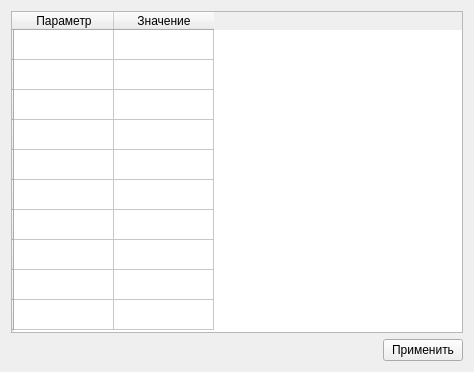
<?xml version="1.0" encoding="UTF-8"?>
<ui version="4.0">
 <class>SettingWidget</class>
 <widget class="QWidget" name="SettingWidget">
  <property name="geometry">
   <rect>
    <x>0</x>
    <y>0</y>
    <width>474</width>
    <height>372</height>
   </rect>
  </property>
  <property name="windowTitle">
   <string>Form</string>
  </property>
  <layout class="QGridLayout" name="gridLayout">
   <item row="1" column="1">
    <widget class="QPushButton" name="pushButton">
     <property name="text">
      <string>Применить</string>
     </property>
    </widget>
   </item>
   <item row="0" column="0" colspan="2">
    <widget class="QTableWidget" name="tableWidget">
     <row>
      <property name="text">
       <string/>
      </property>
     </row>
     <row>
      <property name="text">
       <string/>
      </property>
     </row>
     <row>
      <property name="text">
       <string/>
      </property>
     </row>
     <row>
      <property name="text">
       <string/>
      </property>
     </row>
     <row>
      <property name="text">
       <string/>
      </property>
     </row>
     <row>
      <property name="text">
       <string/>
      </property>
     </row>
     <row>
      <property name="text">
       <string/>
      </property>
     </row>
     <row>
      <property name="text">
       <string/>
      </property>
     </row>
     <row>
      <property name="text">
       <string/>
      </property>
     </row>
     <row>
      <property name="text">
       <string/>
      </property>
     </row>
     <column>
      <property name="text">
       <string>Параметр</string>
      </property>
     </column>
     <column>
      <property name="text">
       <string>Значение</string>
      </property>
     </column>
    </widget>
   </item>
   <item row="1" column="0">
    <spacer name="horizontalSpacer">
     <property name="orientation">
      <enum>Qt::Horizontal</enum>
     </property>
     <property name="sizeHint" stdset="0">
      <size>
       <width>40</width>
       <height>20</height>
      </size>
     </property>
    </spacer>
   </item>
  </layout>
 </widget>
 <resources/>
 <connections/>
</ui>
